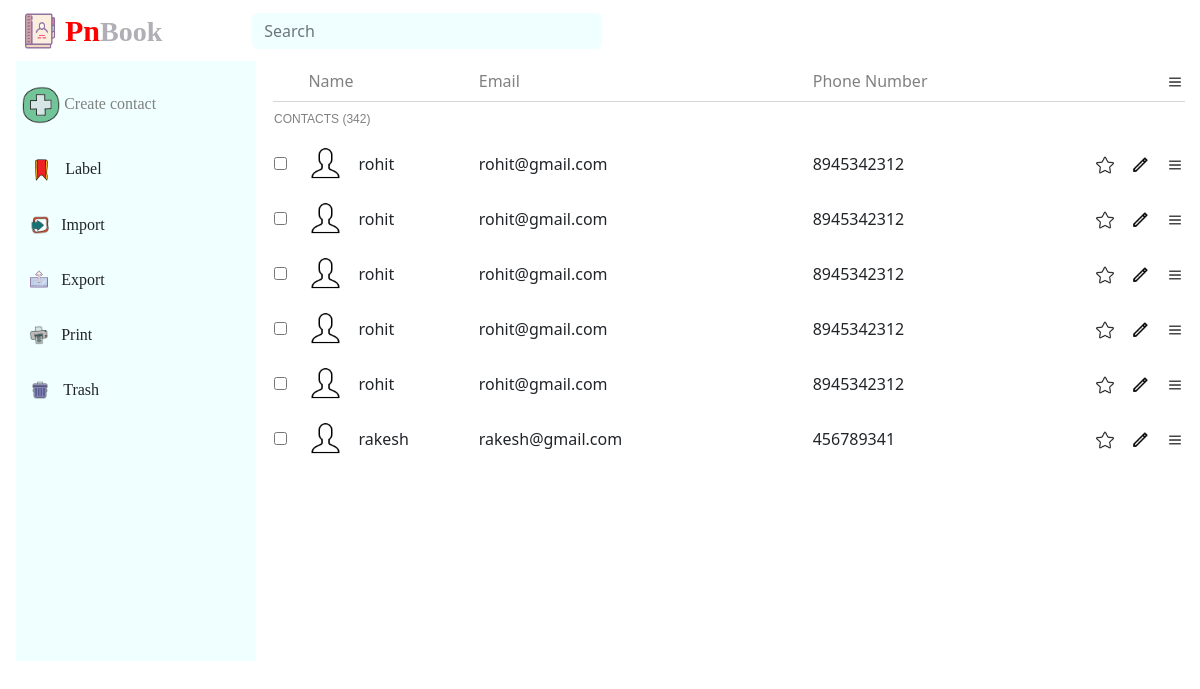
The page / on the database its author committed.
### core/models.py (models this page shows, shortened)
class Profile(models.Model):
    first_name=models.CharField( max_length=50)
    last_name=models.CharField( max_length=50)
    phone=models.CharField( max_length=50)
    email=models.CharField( max_length=50)
    date=models.CharField( max_length=50)
    note=models.TextField()
    address=models.CharField( max_length=50)

### core/views.py (the view)
# urls.py: path("", views.Dashboard, name="Dashboard"),
def Dashboard(request):
    context={
        'number_list':Profile.objects.all()
    }
    return render(request, "dashboard.html", context)

### templates/Dashboard.html (shortened to what this page needs)
<!doctype html>
{% load static %}
<html lang="en">
  <head>
    <link href="https://cdn.jsdelivr.net/npm/bootstrap@5.2.0-beta1/dist/css/bootstrap.min.css" rel="stylesheet">
  </head>
  <body>
    <nav class="navbar navbar-expand-lg">
      <div class="container-fluid">
       <img class="ms-2" style="width:40px;" src="{% static 'image/contacts-icon.png'%}" alt="hello">
        <a href="/" style="text-decoration:none; font-family: cursive; margin-left:5px;" ><span style="color:red; font-size:30px; font-weight:bold;">Pn</span><span style="color:#afafb5; font-size:28px; font-weight:bold;">Book</span></a>
        <div class="collapse navbar-collapse" id="navbarSupportedContent">
          <form class="d-flex" role="search">
            <input class="form-control me-2" style="margin-left:90px; border:none; background-color:#f0ffff; width:350px;" type="search" placeholder="Search" aria-label="Search">
            <button class="btn btn-outline-success" style="border:none;" type="submit"></button>
          </form>
        </div>
      </div>
    </nav>
      <div class="offcanvas-body ms-3" style="float:left; background-color:#f0ffff; height:600px; width:20%;">
        <div class="mt-4" >
          <button  style="background-color:#f0ffff; border:none;">
            <img  style="width:38px;" src="{% static 'image/contact-plush.png'%}" alt="hello">
            <span onclick="show_form()" id="create_contact_id" title="Create new contact" style="font-family: cursive; color:gray;">Create contact</span>
          </button>
        </div>
        <div class="dropdown mt-4 mb-3">
          <button class="btn" style="width:50%; text-align: left;" type="button" id="dropdownMenuButton" data-bs-toggle="dropdown">
            <img  style="width:24px;" src="{% static 'image/tag-icon.png'%}" alt="hello">
            <span class="ms-2" style="font-family: cursive;">Label</span>
          </button>
        </div>
        <div class="mb-3"><button class="btn" style="width:50%; text-align: left;" type="button" id="dropdownMenuButton" data-bs-toggle="dropdown">
          <img  style="width:20px;" src="{% static 'image/import-icon.png'%}" alt="hello">
          <span class="ms-2" style="font-family: cursive;">Import</span>
        </button></div>
        <div class="mb-3"><button class="btn" style="width:50%; text-align: left;" type="button" id="dropdownMenuButton" data-bs-toggle="dropdown">
          <img  style="width:20px;" src="{% static 'image/export-icon.png'%}" alt="hello">
          <span class="ms-2" style="font-family: cursive;">Export</span>
        </button></div>
        <div class="mb-3"><button class="btn" style="width:50%; text-align: left;" type="button" id="dropdownMenuButton" data-bs-toggle="dropdown">
          <img  style="width:20px;" src="{% static 'image/print-icon.png'%}" alt="hello">
          <span class="ms-2" style="font-family: cursive;">Print</span>
        </button></div>
        <div class="mb-3"><button class="btn" style="width:50%; text-align: left;" type="button" id="dropdownMenuButton" data-bs-toggle="dropdown">
          <img  style="width:22px;" src="{% static 'image/trash-icon.png'%}" alt="hello">
          <span class="ms-2" style="font-family: cursive;">Trash</span>
        </button></div>
      </div>
<div id="table_data" style="float:left; width:76%;">
  <table id="table_id" style="margin-left:17px; width:100%; ">
      <tr style="border-bottom: .1ch solid; color:gray; height:40px; border-color:#d6d6d6;">
          <td id="selected_item" ></td>
        <td colspan="2">Name</td>
        <td >Email</td>
        <td >Phone Number</td>
        <td colspan="3" align="right"><img  style="width:18px;" src="{% static 'image/option-icon.png'%}" alt="hello"></td>
      </tr>
    <tr style="height:35px;">
        <td colspan="3" style="font-size:12px; color:gray; font-family:Helvetica;" >CONTACTS (342)</td>
    </tr>
{% for profile in number_list %}
      <tr style="height:55px;">
          <td><input  type="checkbox"></td>
        <td style="width:50px;"><img style="width:35px;" src="{% static 'image/profile-icon.png'%}" alt="hello"></td>
        <td  onclick="show_profile({{profile.id}});" id="list_profile_name" > {{profile.first_name}}</td>
        <td>{{profile.email}}</td>
        <td>{{profile.phone}}</td>
        <td align="right" style="width:35px;"><img  style="width:18px;" src="{% static 'image/star-icon.png'%}" alt="hello"></td>
        <td align="right" style="width:35px;"><img  style="width:18px;" src="{% static 'image/edit-icon.png'%}" alt="hello"></td>
        <td align="right" style="width:35px;"><img  style="width:18px;" src="{% static 'image/option-icon.png'%}" alt="hello"></td>
      </tr>
      {% endfor %}
    </table>
</div>
  </body>
</html>

### rows shown on the page
Profile: first_name "rohit", email "rohit@gmail.com", phone "8945342312"
Profile: first_name "rohit", email "rohit@gmail.com", phone "8945342312"
Profile: first_name "rohit", email "rohit@gmail.com", phone "8945342312"
Profile: first_name "rohit", email "rohit@gmail.com", phone "8945342312"
Profile: first_name "rohit", email "rohit@gmail.com", phone "8945342312"
Profile: first_name "rakesh", email "rakesh@gmail.com", phone "456789341"
